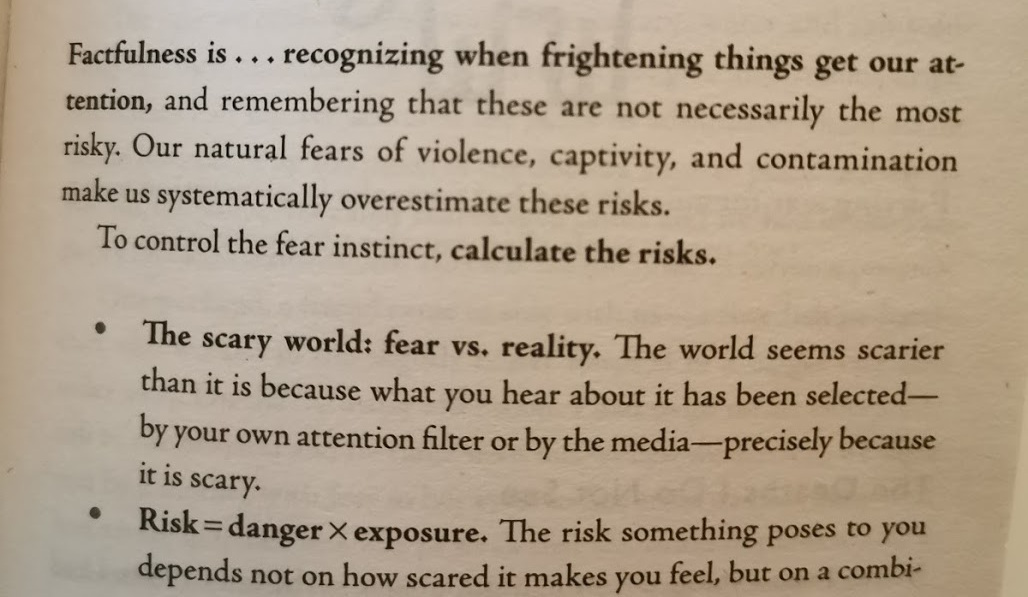
#> input picture images/book_page.jpg, 1028 x 597 px, given in place of the camera
$ python document_scanner.py
#> lines starting #> are read from the running program, lines starting #| are printed output that depends on the picture; after the words box and inside, x2 and y2 are one past the last pixel; in counts of white or black regions, pixels touching at a corner belong together
import cv2
import numpy as np


###################################
widthImg = 540
heightImg = 640
#####################################

cap = cv2.VideoCapture(1)
cap.set(10, 150)


def preProcessing(img):
    imgGray = cv2.cvtColor(img, cv2.COLOR_BGR2GRAY)
    imgBlur = cv2.GaussianBlur(imgGray, (5, 5), 1)
    imgCanny = cv2.Canny(imgBlur, 200, 200)
    kernel = np.ones((5, 5))
    imgDial = cv2.dilate(imgCanny, kernel, iterations=2)
    imgThres = cv2.erode(imgDial, kernel, iterations=1)
    return imgThres


def getContours(img):
    biggest = np.array([])
    maxArea = 0
    contours, hierarchy = cv2.findContours(
        img, cv2.RETR_EXTERNAL, cv2.CHAIN_APPROX_NONE)
    for cnt in contours:
        area = cv2.contourArea(cnt)
        if area > 5000:
            #cv2.drawContours(imgContour, cnt, -1, (255, 0, 0), 3)
            peri = cv2.arcLength(cnt, True)
            approx = cv2.approxPolyDP(cnt, 0.02*peri, True)
            if area > maxArea and len(approx) == 4:
                biggest = approx
                maxArea = area
    cv2.drawContours(imgContour, biggest, -1, (255, 0, 0), 20)
    return biggest


def reorder(myPoints):
    myPoints = myPoints.reshape((4, 2))
    myPointsNew = np.zeros((4, 1, 2), np.int32)
    add = myPoints.sum(1)
    #print("add", add)
    myPointsNew[0] = myPoints[np.argmin(add)]
    myPointsNew[3] = myPoints[np.argmax(add)]
    diff = np.diff(myPoints, axis=1)
    myPointsNew[1] = myPoints[np.argmin(diff)]
    myPointsNew[2] = myPoints[np.argmax(diff)]
    # print("NewPoints",myPointsNew)
    return myPointsNew


def getWarp(img, biggest):
    biggest = reorder(biggest)
    pts1 = np.float32(biggest)
    pts2 = np.float32(
        [[0, 0], [widthImg, 0], [0, heightImg], [widthImg, heightImg]])
    matrix = cv2.getPerspectiveTransform(pts1, pts2)
    imgOutput = cv2.warpPerspective(img, matrix, (widthImg, heightImg))

    imgCropped = imgOutput[20:imgOutput.shape[0]-20, 20:imgOutput.shape[1]-20]
    imgCropped = cv2.resize(imgCropped, (widthImg, heightImg))

    return imgCropped


# [37 lines of commented-out code are left out]


while True:
    success, img = cap.read()
#> img is the input picture: shape (597, 1028, 3); mean B, G, R 138.6, 158.5, 174.5
    img = cv2.resize(img, (widthImg, heightImg))
#> img: shape (640, 540, 3)
    imgContour = img.copy()

    imgThres = preProcessing(img)
#> in preProcessing, `imgGray = cv2.cvtColor(img, cv2.COLOR_BGR2GRAY)`:
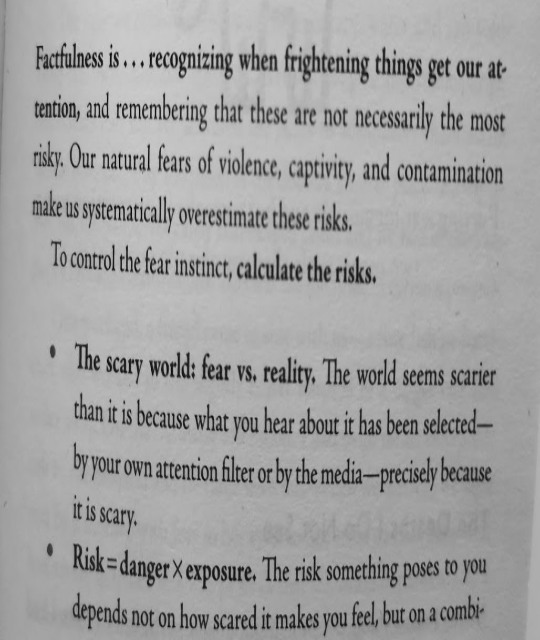
#> imgGray: shape (640, 540); min 1, max 206, mean 160.9
#> in preProcessing, `imgBlur = cv2.GaussianBlur(imgGray, (5, 5), 1)`:
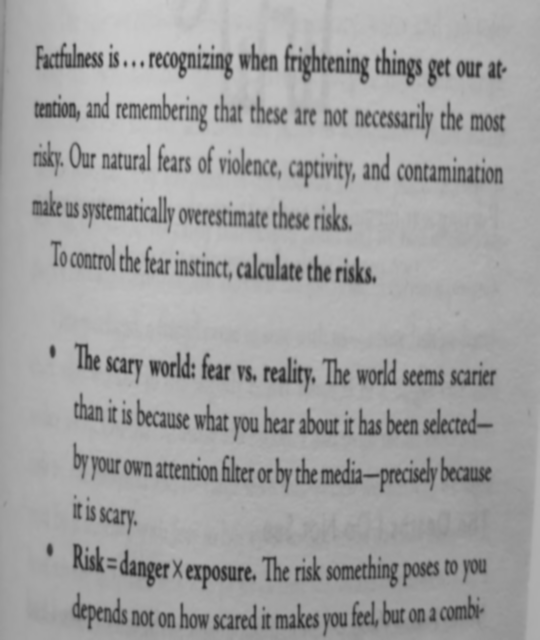
#> imgBlur: shape (640, 540); min 38, max 204, mean 160.9
#> in preProcessing, `imgCanny = cv2.Canny(imgBlur, 200, 200)`:
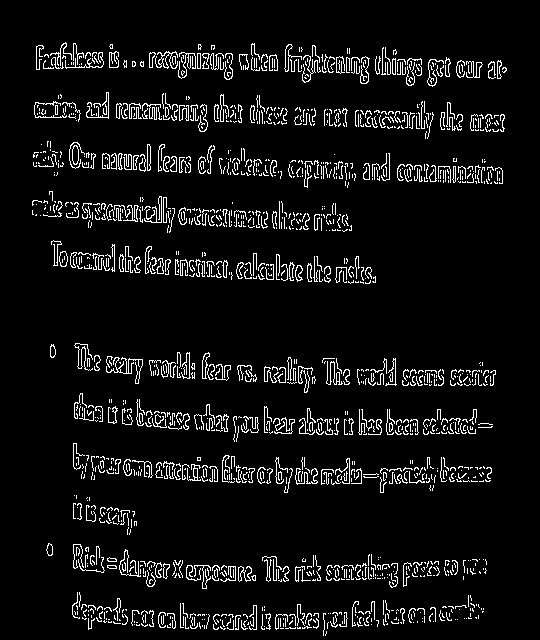
#> imgCanny: shape (640, 540); 6.6% white in thin lines or dots, all inside (x1, y1, x2, y2) = (32, 42, 507, 636)
#> in preProcessing, `imgDial = cv2.dilate(imgCanny, kernel, iterations=2)`:
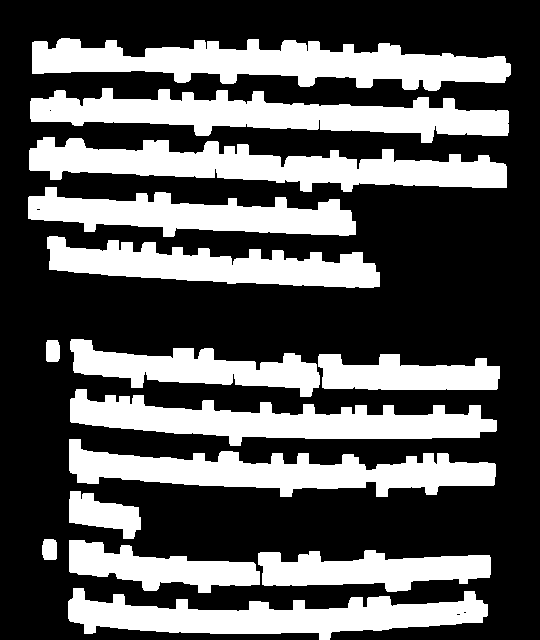
#> imgDial: shape (640, 540); 34.9% white; 15 white regions, largest, box (x1, y1, x2, y2) and area: (32, 38, 511, 91) 14200, (29, 137, 507, 192) 13579, (30, 88, 509, 143) 13271
#> in preProcessing, `imgThres = cv2.erode(imgDial, kernel, iterations=1)`:
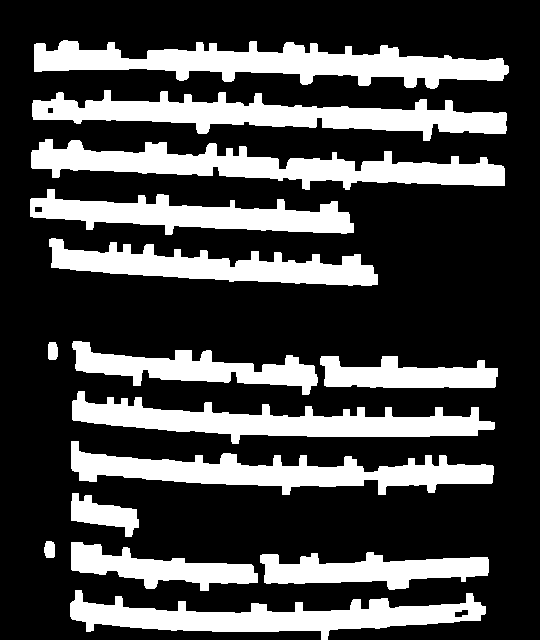
#> imgThres: shape (640, 540); 27.9% white; 15 white regions
    biggest = getContours(imgThres)
#> in getContours, `contours, hierarchy = cv2.findContours( img, cv2.RETR_EXTERNAL, cv2.CH..`: contours = 15 contours; largest, box (x1, y1, x2, y2) and area: (34, 40, 509, 89) 10844, (31, 139, 505, 190) 10228, (32, 90, 507, 141) 10016, (71, 441, 494, 495) 8948, (72, 391, 495, 444) 8819
#> the loop in getContours, `for cnt in contours:` made 15 passes
#> (area, peri, biggest, maxArea) on pass 1: (8539, 1054.8, [[70, 603], [86, 631], [321, 639], [485, 613]], 8539)
#> (area, peri, approx) on passes 6, 7, 12, 13, 14, 15: (8947.5, 1138, [[71, 441], [89, 481], [493, 474]]), (8819, 1114.3, [[72, 401], [232, 443], [494, 428]]), (7007, 832, [[30, 199], [86, 229], [353, 232], [337, 201]]), (10227.5, 1281.6, [[31, 152], [504, 185], [486, 157]]), (10015.5, 1247.5, [[32, 103], [506, 130], [451, 100]]), (10844.5, 1282.4, [[34, 44], [34, 71], [508, 72]])
#> after the loop in getContours, `for cnt in contours:`: maxArea = 8539
#> in getContours, `cv2.drawContours(imgContour, biggest, -1, (255, 0, 0), 20)`:
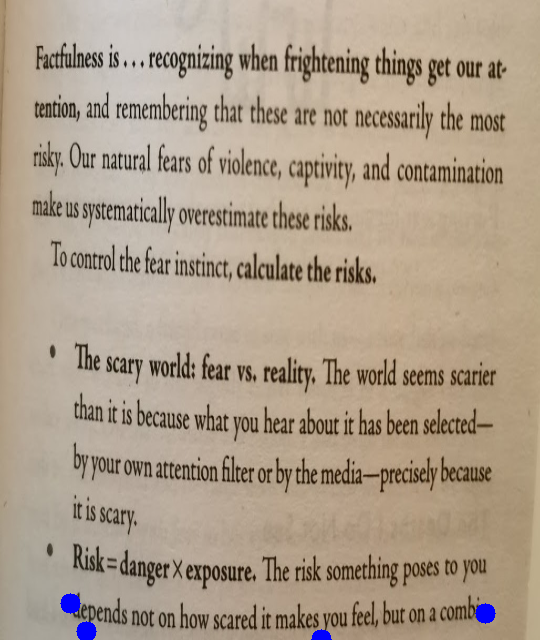
#> imgContour: shape (640, 540, 3); mean B, G, R 138.9, 157.9, 173.9
#> biggest = [[70, 603], [86, 631], [321, 639], [485, 613]]
    if biggest.size != 0:
        imgWarped = getWarp(img, biggest)
#> in reorder, `add = myPoints.sum(1)`: add = [673, 717, 960, 1098]
#> in reorder, `diff = np.diff(myPoints, axis=1)`: diff = [533, 545, 318, 128]
#> in getWarp, `biggest = reorder(biggest)`: biggest = [[70, 603], [485, 613], [86, 631], [485, 613]]
#> in getWarp, `matrix = cv2.getPerspectiveTransform(pts1, pts2)`: matrix = [[2.66e-16, 4.75e-17, -8.66e-14], [4.01e-05, -0.00166, 1], [-6.42e-09, -4.13e-06, 0.00253]]
#> in getWarp, `imgOutput = cv2.warpPerspective(img, matrix, (widthImg, heightImg))`:
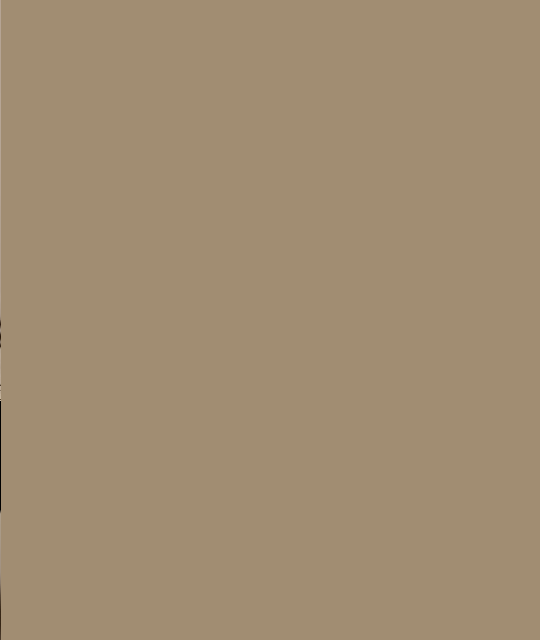
#> imgOutput: shape (640, 540, 3); mean B, G, R 114, 141, 160.9
        # imageArray = ([img,imgThres],
        #           [imgContour,imgWarped])
        imageArray = ([imgContour, imgWarped])
        cv2.imshow("ImageWarped", imgWarped)
    else:
        # imageArray = ([img, imgThres],
        #               [img, img])
        imageArray = ([imgContour, img])

    # stackedImages = stackImages(0.6, imageArray)
    # cv2.imshow("WorkFlow", stackedImages)

    if cv2.waitKey(1) & 0xFF == ord('q'):
#> (key q is pressed here)
        break
